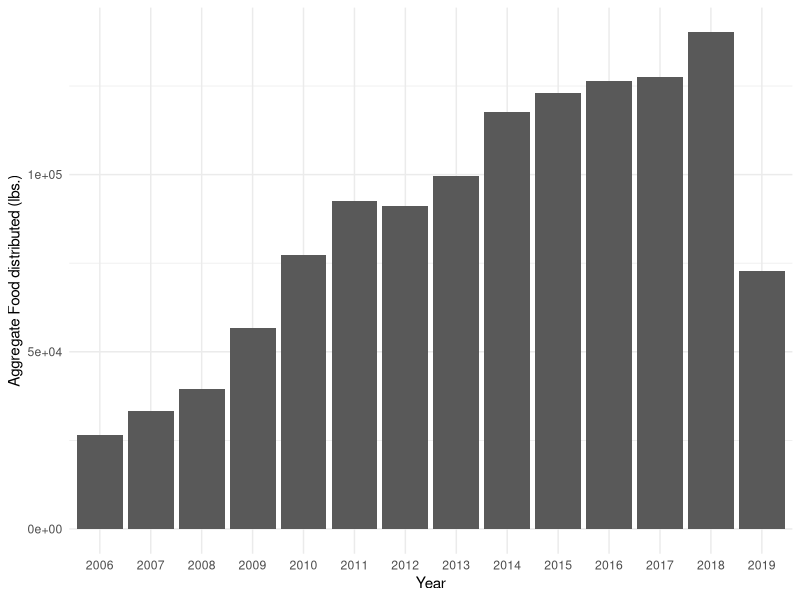
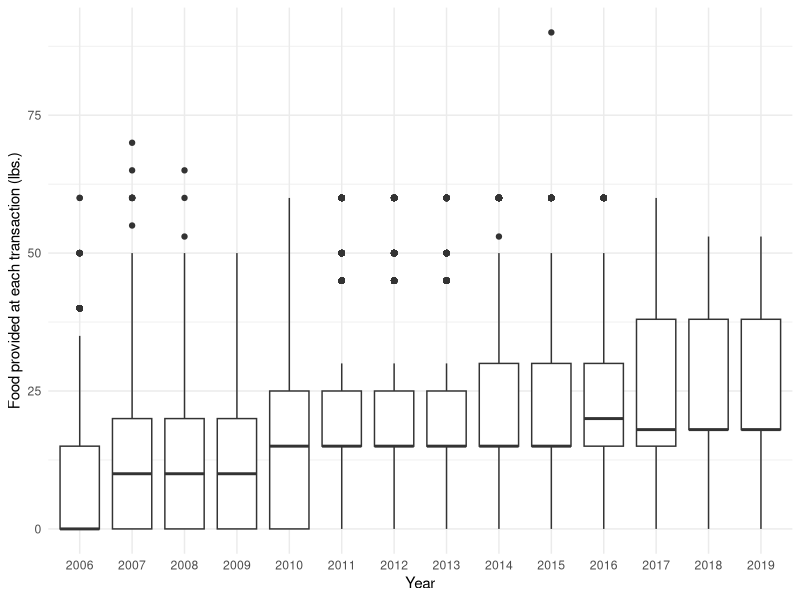
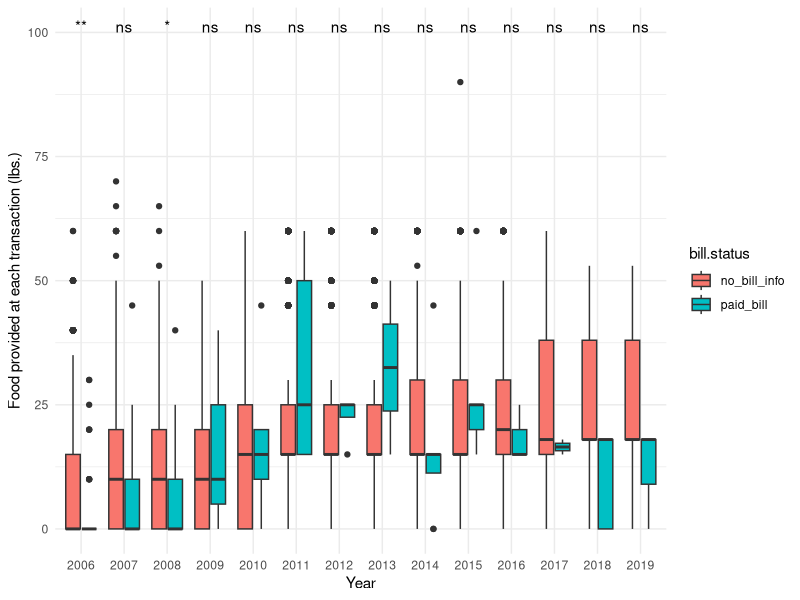

The R script that drew these images, in order:
## ---- chunk 1
knitr::opts_chunk$set(echo = TRUE)
## ---- chunk 2
library(tidyverse)
#Read in UMD data
umd_df = read.csv('../data/UMD_Services_Provided_20190719.tsv',sep = '\t',header = TRUE)

#What is the total weight of food provided per year?
umd_df %>%  
  separate(Date, sep = "/", into = c("Month", "Day", "Year")) %>%
  filter(Year >= 2006 & Year <= 2019 & Food.Pounds < 100) %>%
  select(Year,Food.Pounds) %>%
  drop_na(Food.Pounds) %>%
  group_by(Year) %>%
  summarise(food.give = sum(Food.Pounds)) %>% 
  ggplot(aes(x = Year, y = food.give)) +
  geom_bar(stat = "identity") +
  labs(x = "Year",
       y = "Aggregate Food distributed (lbs.)",
       face = 'bold') +
  theme_minimal()

## ---- chunk 3
#What is the average amount of food given per interaction in a given year?
umd_df %>%  
  separate(Date, sep = "/", into = c("Month", "Day", "Year")) %>%
  filter(Year >= 2006 & Year <= 2019, Food.Pounds < 100) %>%
  select(Year,Food.Pounds) %>%
  drop_na(Food.Pounds) %>%
  ggplot(aes(x = Year, y = Food.Pounds)) +
  geom_boxplot() +
  labs(x = "Year",
       y = "Food provided at each transaction (lbs.)",
       face = 'bold') +
  theme_minimal()
## ---- chunk 4
library(ggpubr)
#Overall distribution of food given out by year
overall.food <- umd_df %>%  
  separate(Date, sep = "/", into = c("Month", "Day", "Year")) %>%
  filter(Year >= 2006 & Year <= 2019, Food.Pounds < 100) %>%
  select(Year,Type.of.Bill.Paid,Food.Pounds) %>%
  drop_na(Food.Pounds)

overall.food$bill.status <- "no_bill_info"

#Distribution of food the amout of food given our from inividuals
#paying bills 
paid.bill.food <-umd_df %>%  
  separate(Date, sep = "/", into = c("Month", "Day", "Year")) %>%
  filter(Year > 1983 & Year <= 2019 & Food.Pounds < 100) %>%
  select(Year,Type.of.Bill.Paid,Food.Pounds) %>%
  drop_na(Type.of.Bill.Paid) %>%
  drop_na(Food.Pounds) %>%
  filter(Type.of.Bill.Paid != "")

paid.bill.food$bill.status <- "paid_bill"

merge <- rbind(overall.food,paid.bill.food)

merge %>% 
  filter(Year >= 2005) %>%
  ggplot(aes(x = Year, y = Food.Pounds, fill=bill.status)) +
  geom_boxplot() +
  theme_minimal() +
  labs(y = "Food provided at each transaction (lbs.)",
       face = "bold") + 
  stat_compare_means( aes(label = ..p.signif..), 
                      label.x = 1.5, label.y = 100)
